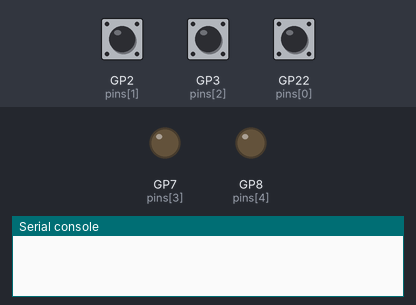
Recording of a program running on a simulated Raspberry Pi Pico running CircuitPython. On the bench: output pins drawn as LEDs (lit = HIGH), the last lines printed to the serial console. Inputs (shaded band) come from the test bench; at power-on: GP22 (pins[0]) HIGH, GP3 (pins[2]) HIGH, GP2 (pins[1]) HIGH.

Above: at 1.2 s.
1.3 s: GP22 (pins[0]) pulled LOW for 0.15 s
At 2.5 s:
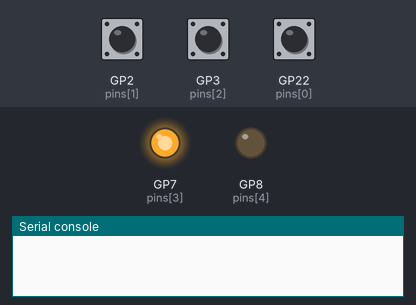
2.9 s: GP3 (pins[2]) pulled LOW for 0.15 s
At 3.9 s:
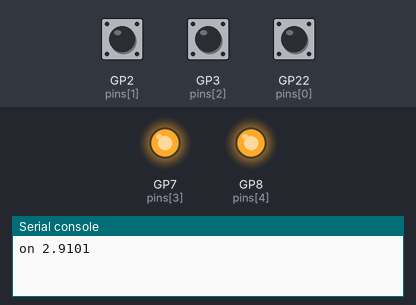
4.5 s: GP2 (pins[1]) pulled LOW for 0.15 s
At 5.5 s:
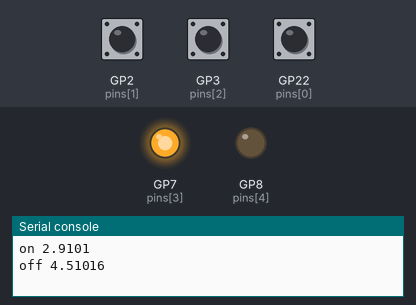
6.1 s: GP3 (pins[2]) pulled LOW for 1 s
At 7.5 s:
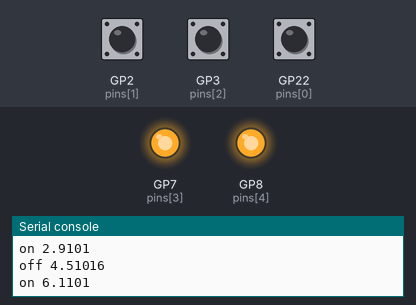
8.6 s: GP2 (pins[1]) pulled LOW for 1 s
At 9.8 s:
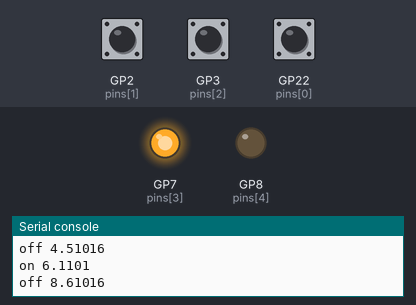
Timing chart, 0 to 11.6 s (numbered marks = the images above; inputs shaded):
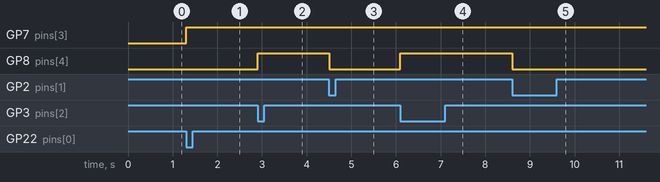

Measured:
- after the input at 1.3 s, GP7 (pins[3]): LOW → HIGH at once
- after the input at 2.9 s, GP8 (pins[4]): LOW → HIGH at once
- after the input at 4.5 s, GP8 (pins[4]): HIGH → LOW at once
- after the input at 6.1 s, GP8 (pins[4]): LOW → HIGH at once
- after the input at 8.6 s, GP8 (pins[4]): HIGH → LOW at once

The program:

sample_solenoid_loop.py
```python
import board
from digitalio import DigitalInOut, Pull, DriveMode
from time import monotonic
from adafruit_debouncer import Debouncer

pins = (board.GP22, board.GP2, board.GP3, board.GP7, board.GP8)

SWITCH, FSWITCH, BSWITCH, RELAYH, RELAYL = (DigitalInOut(pin) for pin in pins)
for switch in [SWITCH, FSWITCH, BSWITCH]:
    switch.switch_to_input(Pull.UP)
DFSWITCH = Debouncer(FSWITCH)
DBSWITCH = Debouncer(BSWITCH)
for relay in [RELAYH, RELAYL]:
    relay.switch_to_output(False, DriveMode.PUSH_PULL)

pulse_count = 15

while True:
    pulse_index = pulse_count
    while not SWITCH.value:
        RELAYH.value = True
        while pulse_index > 0:
            DFSWITCH.update()
            DBSWITCH.update()
            if not BSWITCH.value:
                RELAYL.value = True
            if DBSWITCH.fell:
                RELAYL.value = True
                print("on", monotonic())
            if DFSWITCH.fell:
                RELAYL.value = False
                print("off", monotonic())
                pulse_index -= 1
    RELAYH.value, RELAYL.value = False, False
```
